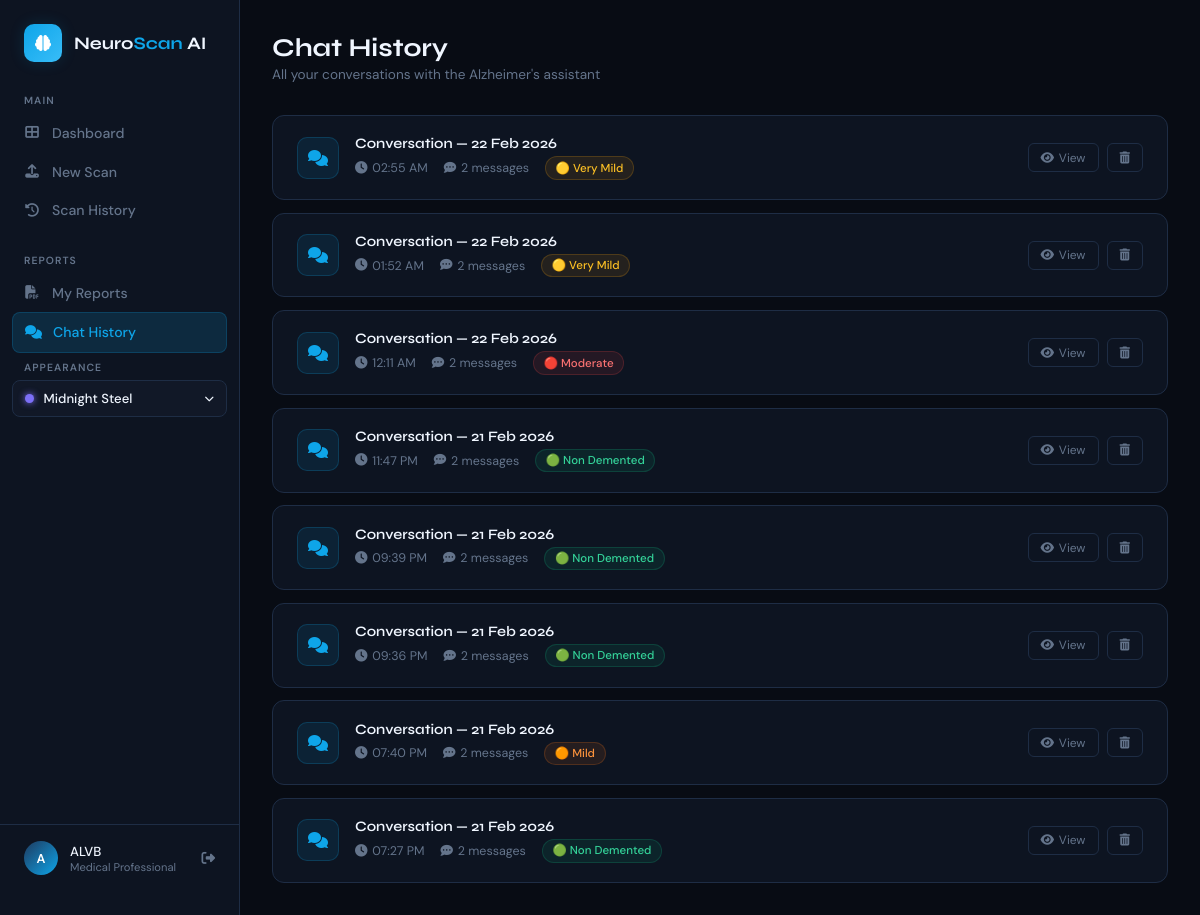
/chat_history (signed in), run on the app's committed database.
### chatbot/app.py (models this page shows)
class User(db.Model):
    id            = db.Column(db.Integer, primary_key=True)
    name          = db.Column(db.String(100), nullable=False)
    email         = db.Column(db.String(120), unique=True, nullable=False)
    password      = db.Column(db.String(200), nullable=False)
    created_at    = db.Column(db.DateTime, default=datetime.utcnow)
    scans         = db.relationship('Scan', backref='user', lazy=True)
    chat_sessions = db.relationship('ChatSession', backref='user', lazy=True)

class ChatSession(db.Model):
    id         = db.Column(db.Integer, primary_key=True)
    user_id    = db.Column(db.Integer, db.ForeignKey('user.id'), nullable=False)
    scan_id    = db.Column(db.Integer, db.ForeignKey('scan.id'), nullable=True)
    scan_stage = db.Column(db.String(50))
    created_at = db.Column(db.DateTime, default=datetime.utcnow)
    messages   = db.relationship('ChatMessage', backref='chat_session', lazy=True)
    @property
    def message_count(self):
        return len(self.messages)

### chatbot/app.py (the view)
@app.route('/chat_history')
@login_required
def chat_history_list():
    user          = current_user()
    chat_sessions = ChatSession.query.filter_by(user_id=user.id)\
                                     .order_by(ChatSession.created_at.desc()).all()
    return render_template('chat_history_list.html', current_user=user, chat_sessions=chat_sessions)

### chatbot/app.py (called while the page is built)
def login_required(f):
    @wraps(f)
    def decorated(*args, **kwargs):
        if 'user_id' not in session:
            flash('Please log in to continue.', 'error')
            return redirect(url_for('login'))
        return f(*args, **kwargs)
    return decorated

def current_user():
    if 'user_id' in session:
        return User.query.get(session['user_id'])
    return None

### chatbot/templates/chat_history_list.html (shortened to what this page needs)
<!DOCTYPE html>
<html lang="en" data-theme="midnight-steel">
<head>
  <link rel="stylesheet" href="https://cdnjs.cloudflare.com/ajax/libs/font-awesome/6.4.0/css/all.min.css">
</head>
<body>
  <aside class="sidebar">
    <div class="logo">
      <div class="logo-icon"><i class="fas fa-brain"></i></div>
      <div class="logo-text">Neuro<span>Scan</span> AI</div>
    </div>
    <div class="nav-section">
      <div class="nav-label">Main</div>
      <a href="/dashboard" class="nav-item"><i class="fas fa-th-large"></i> Dashboard</a>
      <a href="/" class="nav-item"><i class="fas fa-upload"></i> New Scan</a>
      <a href="/history" class="nav-item"><i class="fas fa-history"></i> Scan History</a>
    </div>
    <div class="nav-section" style="margin-top:1rem">
      <div class="nav-label">Reports</div>
      <a href="/reports" class="nav-item"><i class="fas fa-file-pdf"></i> My Reports</a>
      <a href="/chat_history" class="nav-item active"><i class="fas fa-comments"></i> Chat History</a>
    </div>
    <div style="padding:0 0.75rem;margin-bottom:0.5rem;">
      <div style="font-size:.65rem;font-weight:600;color:var(--muted);letter-spacing:.1em;text-transform:uppercase;padding:0 .75rem;margin-bottom:.4rem;">Appearance</div>
      <div class="theme-switcher-sidebar">
        <button class="theme-toggle-sidebar" onclick="toggleThemeDD()" id="themeSideBtn">
          <span class="t-dot-s" id="tDotS"></span>
          <span id="themeLabelS">Theme</span>
          <i class="fas fa-chevron-down" style="font-size:.6rem;margin-left:auto;"></i>
        </button>
      </div>
    </div>
    <div class="sidebar-footer">
      <div class="user-info">
        <div class="user-avatar">{{ current_user.name[0]|upper }}</div>
        <div>
          <div class="user-name">{{ current_user.name }}</div>
          <div class="user-role">Medical Professional</div>
        </div>
        <a href="/logout" class="logout-btn"><i class="fas fa-sign-out-alt"></i></a>
      </div>
    </div>
  </aside>
  <main class="main">
    <div class="page-header">
      <div>
        <div class="page-title">Chat History</div>
        <div class="page-sub">All your conversations with the Alzheimer's assistant</div>
      </div>
    </div>
    {% if chat_sessions %}
    <div class="chats-list">
      {% for chat in chat_sessions %}
      <div class="chat-card" id="chat-card-{{ chat.id }}">
        <div class="chat-icon"><i class="fas fa-comments"></i></div>
        <div class="chat-info">
          <div class="chat-title">
            Conversation — {{ chat.created_at.strftime('%d %b %Y') }}
          </div>
          <div class="chat-meta">
            <span><i class="fas fa-clock"></i>{{ chat.created_at.strftime('%I:%M %p') }}</span>
            <span><i class="fas fa-comment-dots"></i>{{ chat.message_count }} messages</span>
            {% if chat.scan_stage %}
              <span>
                {% if chat.scan_stage == 'NonDemented' %}
                  <span class="badge badge-none">🟢 Non Demented</span>
                {% elif chat.scan_stage == 'VeryMildDemented' %}
                  <span class="badge badge-very-mild">🟡 Very Mild</span>
                {% elif chat.scan_stage == 'MildDemented' %}
                  <span class="badge badge-mild">🟠 Mild</span>
                {% elif chat.scan_stage == 'ModerateDemented' %}
                  <span class="badge badge-moderate">🔴 Moderate</span>
                {% endif %}
              </span>
            {% else %}
              <span style="color:var(--muted)"><i class="fas fa-minus"></i> No scan linked</span>
            {% endif %}
          </div>
        </div>
        <div class="chat-actions">
          <a href="/chat_history/{{ chat.id }}" class="action-btn">
            <i class="fas fa-eye"></i> View
          </a>
          <button class="action-btn danger" onclick="deleteChat({{ chat.id }})">
            <i class="fas fa-trash-alt"></i>
          </button>
        </div>
      </div>
      {% endfor %}
    </div>
    {% else %}
    <div class="empty-state">
      <i class="fas fa-comments"></i>
      <p>No conversations yet. Start chatting with the assistant after uploading a scan.</p>
    </div>
    {% endif %}
  </main>
</body>
</html>

### data on the page
User: name "A", name "ALVB"
ChatSession: created_at "22 Feb 2026", created_at "02:55 AM", message_count "2", scan_stage "🟡 Very Mild"
ChatSession: created_at "22 Feb 2026", created_at "01:52 AM", message_count "2", scan_stage "🟡 Very Mild"
ChatSession: created_at "22 Feb 2026", created_at "12:11 AM", message_count "2", scan_stage "🔴 Moderate"
ChatSession: created_at "21 Feb 2026", created_at "11:47 PM", message_count "2", scan_stage "🟢 Non Demented"
ChatSession: created_at "21 Feb 2026", created_at "09:39 PM", message_count "2", scan_stage "🟢 Non Demented"
ChatSession: created_at "21 Feb 2026", created_at "09:36 PM", message_count "2", scan_stage "🟢 Non Demented"
ChatSession: created_at "21 Feb 2026", created_at "07:40 PM", message_count "2", scan_stage "🟠 Mild"
ChatSession: created_at "21 Feb 2026", created_at "07:27 PM", message_count "2", scan_stage "🟢 Non Demented"
